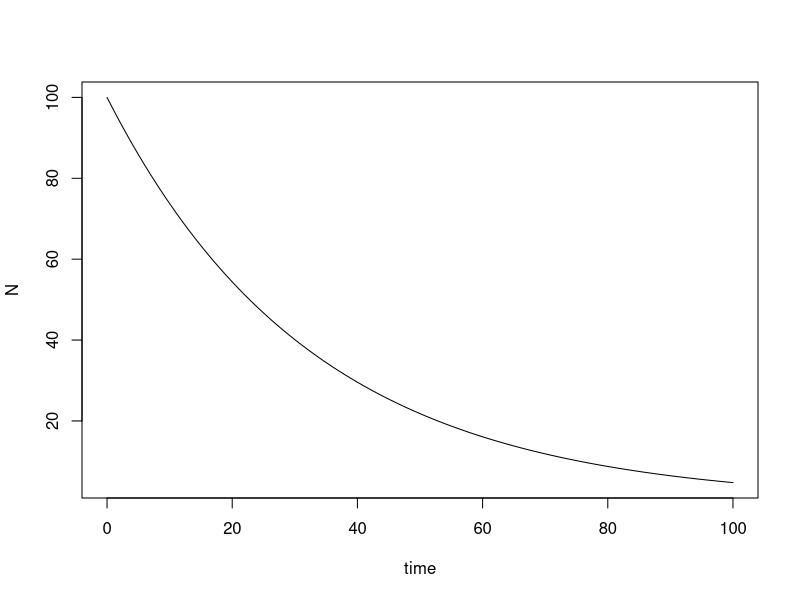

Generate this figure with R: (Note: this script raises an error after producing the figure.)
## ---- chunk 1
# Set up initial conditions and define variables
tmin = 0; tmax = 100; dt = 1
n = (tmax - tmin)/dt + 1 # 101 time values from 0 to 100
time = seq(tmin, tmax, by = dt)
k = .03 # Decay rate constant
N0 = 100 # Initial number of atoms
N = N0 # Initialize N
# Run for loop
for (i in 2:n) {
   dN = -k*N[i-1]*dt
 N[i] = N[i-1] + dN}
# Plot results
plot(time, N, type = "l")


## ---- chunk 2
knitr::include_graphics("images/Figure3.13.png")
## ---- chunk 3
# (2)
length(islands)

# (3)
mean(islands)
median(islands)

#(4)
par(mfrow=c(2,2))
hist(islands)
qqnorm(islands)
boxplot(islands)
dotchart(islands)

## ---- chunk 4
knitr::include_graphics("images/pch.png")
## ---- chunk 5
#actual solution of x -log(x) + exp(-x) = x is
#x = 1.30979958580415...

#(6) fixed point iterations
#starting value 2, first four digits
x <- 2
count <- 0
while(abs(x - x + log(x) - exp(-x)) > 0.0001){
  x <- x - log(x) + exp(-x)
  count <- count + 1
}
count #3
x #1.309715

#(7) Newton-raphson
x <- 2
f <- log(x) - exp(-x)
tolerance <- 0.0001
while (abs(f) > tolerance){
  f.prime <- 1/x + exp(-x)
  x <- x - f/f.prime
  f <- log(x) - exp(-x)
}
x#1.309709

#(8)
curve(log(x)-exp(-x), xlim=c(0.5,2.5))
points(x, f, pch=17, col="green")

## ---- chunk 6
knitr::include_graphics("images/nratbig.png")
## ---- chunk 7
knitr::include_graphics("images/flowchart_2024_B.png")
## ---- chunk 8
trianglearea <- function(x){
  a <- x[1]; b <- x[2]; c <- x[3]
  if(a+b<=c | a+c<=b | b+c<=a){
    area <- NULL
  }else{
    if(a<=0 | b<=0 | c<=0){
      area <- NA
    }else{
      cosA <- (b^2+c^2-a^2)/(2*b*c)
      sinA <- sqrt(1-cosA^2)
      area <- 0.5*b*c*sinA
    }
  }
  return(area)
}
trianglearea(c(-1,2,3))
trianglearea(c(1,2,3))
trianglearea(c(1,2,sqrt(5)))
